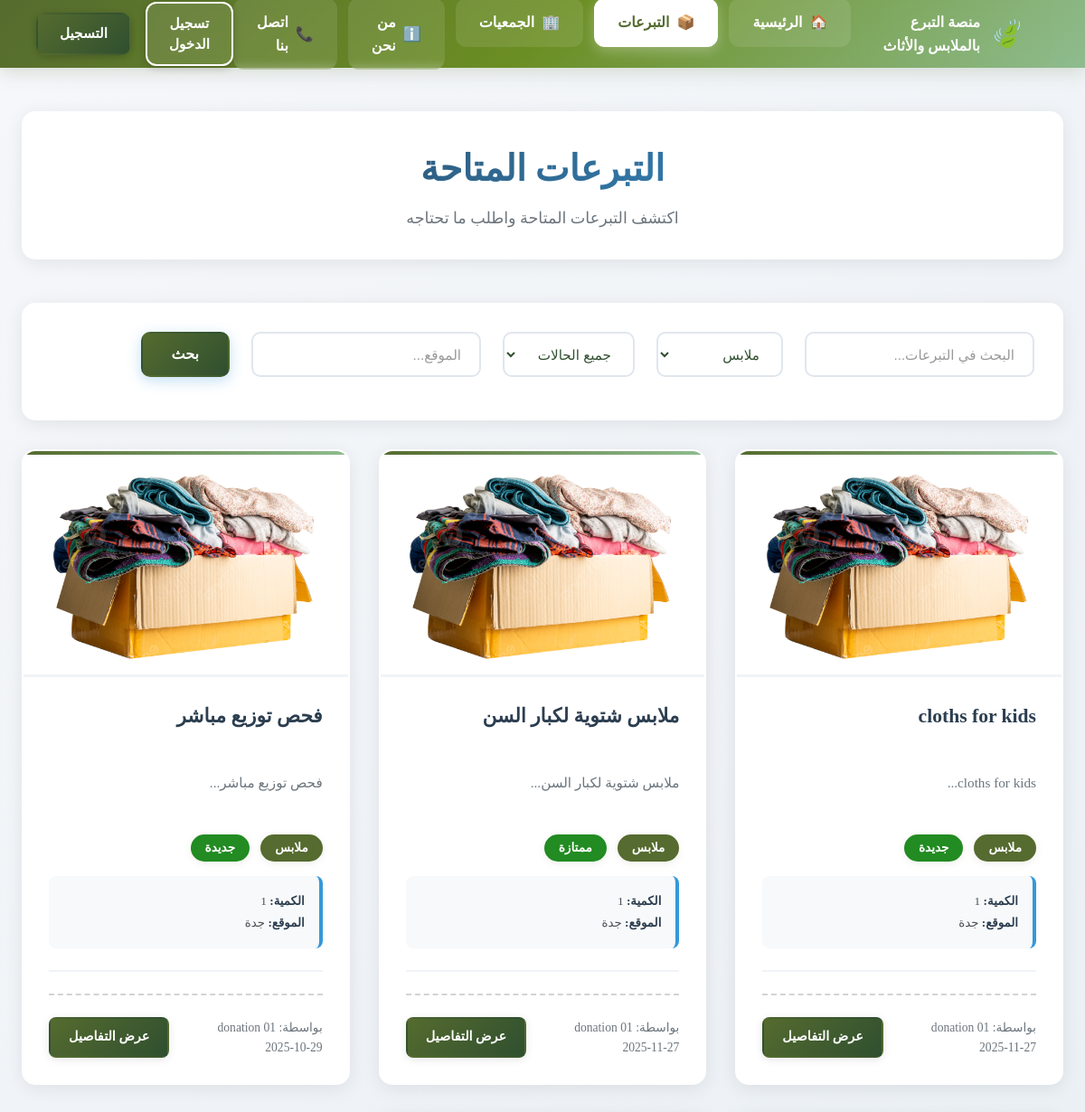
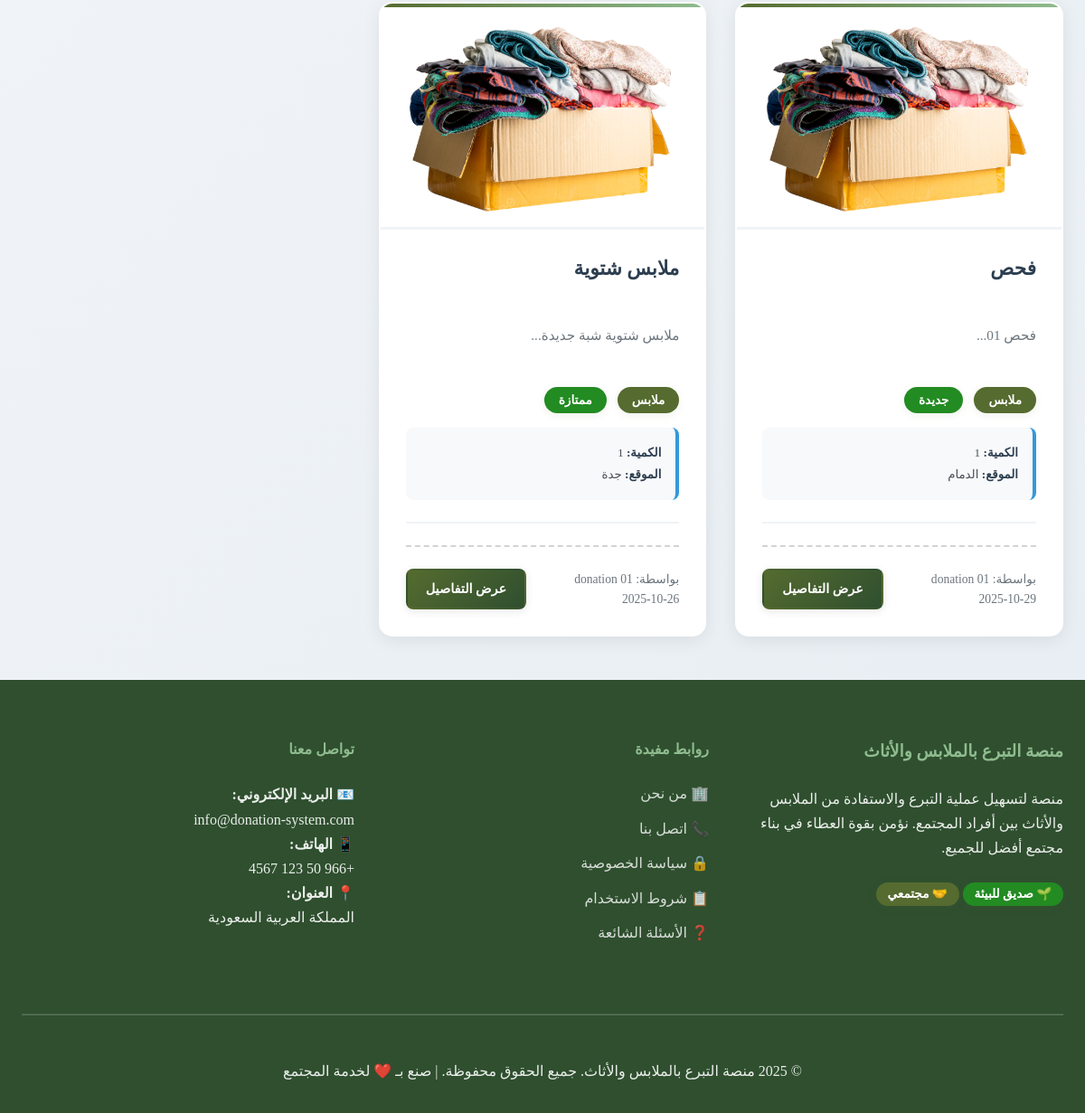
The page /donations.php?category=clothing on the database its author committed (2 pictures, top to bottom).
### tables this page shows
CREATE TABLE `donations` (
  `id` int NOT NULL,
  `donor_id` int NOT NULL,
  `beneficiary_id` int DEFAULT NULL,
  `charity_id` int DEFAULT NULL,
  `title` varchar(100) NOT NULL,
  `description` text,
  `category` enum('clothing','furniture','electronics','other') NOT NULL,
  `condition_item` enum('new','excellent','good','fair') NOT NULL,
  `quantity` int DEFAULT '1',
  `images` text,
  `pickup_location` text,
  `delivery_method` enum('pickup','delivery','both') NOT NULL,
  `status` enum('pending_charity_approval','available','reserved','with_charity','delivered','completed','cancelled') DEFAULT 'pending_charity_approval',
  `received_by_charity_at` timestamp NULL DEFAULT NULL,
  `charity_approved_at` timestamp NULL DEFAULT NULL,
  `delivered_to_beneficiary_at` timestamp NULL DEFAULT NULL,
  `charity_notes` text,
  `charity_approval_notes` text,
  `created_at` timestamp NULL DEFAULT CURRENT_TIMESTAMP,
  `updated_at` timestamp NULL DEFAULT CURRENT_TIMESTAMP ON UPDATE CURRENT_TIMESTAMP
);

CREATE TABLE `users` (
  `id` int NOT NULL,
  `username` varchar(50) NOT NULL,
  `email` varchar(100) NOT NULL,
  `password` varchar(255) NOT NULL,
  `full_name` varchar(100) NOT NULL,
  `phone` varchar(15) DEFAULT NULL,
  `address` text,
  `user_type` enum('donor','beneficiary','charity','admin') NOT NULL,
  `status` enum('active','inactive','pending') DEFAULT 'active',
  `created_at` timestamp NULL DEFAULT CURRENT_TIMESTAMP,
  `updated_at` timestamp NULL DEFAULT CURRENT_TIMESTAMP ON UPDATE CURRENT_TIMESTAMP
);

### config.php (called while the page is built, shortened)
<?php
class Database {
    private static $instance = null;
    private $connection;
    private function __construct() {
        try {
            $dsn = "mysql:host=" . DB_HOST . ";dbname=" . DB_NAME . ";charset=" . DB_CHARSET;
            $this->connection = new PDO($dsn, DB_USER, DB_PASS, [
                PDO::ATTR_ERRMODE => PDO::ERRMODE_EXCEPTION,
                PDO::ATTR_DEFAULT_FETCH_MODE => PDO::FETCH_ASSOC,
                PDO::ATTR_EMULATE_PREPARES => false
            ]);
        } catch (PDOException $e) {
            die("فشل الاتصال بقاعدة البيانات: " . $e->getMessage());
        }
    }
    public static function getInstance() {
        if (self::$instance === null) {
            self::$instance = new self();
        }
        return self::$instance;
    }
    public function prepare($sql) {
        return $this->connection->prepare($sql);
    }
}
function escape($string) {
    return htmlspecialchars($string, ENT_QUOTES, 'UTF-8');
}
?>

### donations.php (the view, shortened to what this page needs)
<?php
require_once 'config.php';
$db = Database::getInstance();
$search = $_GET['search'] ?? '';
$category = $_GET['category'] ?? '';
$location = $_GET['location'] ?? '';
$whereConditions = ["(d.status = 'available' OR d.status = 'with_charity')"];
$params = [];
if (!empty($category)) {
    $whereConditions[] = "d.category = ?";
    $params[] = $category;
}
$whereClause = implode(' AND ', $whereConditions);
$sql = "
    SELECT d.*, u.full_name as donor_name, u.user_type
    FROM donations d
    JOIN users u ON d.donor_id = u.id
    WHERE $whereClause
    ORDER BY d.created_at DESC
";
$stmt = $db->prepare($sql);
$stmt->execute($params);
$donations = $stmt->fetchAll();
require_once 'includes/header.php';
?>
    <section class="donations-page" style="padding: 2rem 0; min-height: 70vh;">
        <div class="container">
            <div class="page-header mb-4">
                <h1 style="color: var(--primary-color); margin-bottom: 0.5rem;">التبرعات المتاحة</h1>
                <p class="text-muted">اكتشف التبرعات المتاحة واطلب ما تحتاجه</p>
            </div>
            <div class="search-filters mb-4">
                <form method="GET" class="row">
                    <div class="col-3 col-sm-12 mb-3">
                        <input type="text" name="search" class="form-control"
                               placeholder="البحث في التبرعات..."
                               value="<?php echo escape($search); ?>">
                    </div>
                    <div class="col-2 col-sm-12 mb-3">
                        <select name="category" class="form-control form-select">
                            <option value="clothing" <?php echo $category === 'clothing' ? 'selected' : ''; ?>>ملابس</option>
                        </select>
                    </div>
                    <div class="col-2 col-sm-12 mb-3">
                        <select name="condition" class="form-control form-select">
                            <option value="">جميع الحالات</option>
                        </select>
                    </div>
                    <div class="col-3 col-sm-12 mb-3">
                        <input type="text" name="location" class="form-control"
                               placeholder="الموقع..."
                               value="<?php echo escape($location); ?>">
                    </div>
                    <div class="col-2 col-sm-12 mb-3">
                        <button type="submit" class="btn btn-primary w-100">بحث</button>
                    </div>
                </form>
            </div>
            <?php if (!empty($donations)): ?>
                <div class="donations-grid">
                    <?php foreach ($donations as $donation): ?>
                            <div class="card donation-item">
                                <?php
                                $images = json_decode($donation['images'], true);
                                $firstImage = !empty($images) ? $images[0] : 'images/default-donation.jpg';
                                ?>
                                <img src="<?php echo escape($firstImage); ?>"
                                     alt="<?php echo escape($donation['title']); ?>"
                                     class="donation-image">
                                <div class="donation-content">
                                    <h3 class="donation-title"><?php echo escape($donation['title']); ?></h3>
                                    <p class="text-muted mb-2">
                                        <?php echo escape(substr($donation['description'], 0, 100)); ?>...
                                    </p>
                                    <div class="donation-details mb-3">
                                        <div class="mb-2">
                                            <span class="badge badge-primary">
                                                <?php
                                                $categoryLabels = [
                                                    'clothing' => 'ملابس',
                                                    'furniture' => 'أثاث',
                                                    'electronics' => 'إلكترونيات',
                                                    'other' => 'أخرى'
                                                ];
                                                echo $categoryLabels[$donation['category']] ?? $donation['category'];
                                                ?>
                                            </span>
                                            <span class="badge badge-success">
                                                <?php
                                                $conditionLabels = [
                                                    'new' => 'جديدة',
                                                    'excellent' => 'ممتازة',
                                                    'good' => 'جيدة',
                                                    'fair' => 'مقبولة'
                                                ];
                                                echo $conditionLabels[$donation['condition_item']] ?? $donation['condition_item'];
                                                ?>
                                            </span>
                                        </div>
                                        <div class="text-muted">
                                            <small>
                                                <strong>الكمية:</strong> <?php echo $donation['quantity']; ?><br>
                                                <strong>الموقع:</strong> <?php echo escape($donation['pickup_location']); ?>
                                            </small>
                                        </div>
                                    </div>
                                    <div class="donation-meta">
                                        <small class="text-muted">
                                            بواسطة: <?php echo escape($donation['donor_name']); ?><br>
                                            <?php echo date('Y-m-d', strtotime($donation['created_at'])); ?>
                                        </small>
                                        <div>
                                            <a href="donation-details.php?id=<?php echo $donation['id']; ?>"
                                               class="btn btn-primary btn-sm">
                                                عرض التفاصيل
                                            </a>
                                        </div>
                                    </div>
                                </div>
                            </div>
                        <?php endforeach; ?>
                </div>
            <?php endif; ?>
        </div>
    </section>
<?php require_once 'includes/footer.php'; ?>

### style.css (style rules this page uses)
:root { --primary-color: #556b2f; --secondary-color: #8fbc8f; --success-color: #228b22; --warning-color: #daa520; --danger-color: #dc143c; --info-color: #6b8e23; --light-color: #f5f5dc; --dark-color: #2f4f2f; --text-color: #2f4f2f; --border-color: #d3d3d3; --background-color: #fafaf0; --sidebar-width: 280px; --header-height: 75px; --transition: all 0.3s cubic-bezier(0.4, 0, 0.2, 1); --shadow-sm: 0 2px 8px rgba(85,107,47,0.1); --shadow-md: 0 4px 16px rgba(85,107,47,0.15); --shadow-lg: 0 8px 32px rgba(85,107,47,0.2); --radius: 12px; }
* { margin: 0; padding: 0; box-sizing: border-box; }
body { font-size: 16px; line-height: 1.6; color: var(--text-color); background-color: var(--background-color); direction: rtl; text-align: right; }
.container { width: 100%; max-width: 1400px; margin: 0 auto; padding: 0 1.5rem; }
.row { display: flex; flex-wrap: wrap; margin: 0 -0.75rem; }
[class*="col-"] { padding: 0 0.75rem; }
.col-3 { flex: 0 0 25%; max-width: 25%; }
.card { background: white; border-radius: var(--radius); box-shadow: var(--shadow-sm); overflow: hidden; transition: var(--transition); border: 1px solid var(--border-color); }
.btn { display: inline-flex; align-items: center; justify-content: center; gap: 0.5rem; padding: 0.8rem 2rem; font-size: 1rem; font-weight: 600; text-align: center; text-decoration: none; border: 2px solid transparent; border-radius: var(--radius); cursor: pointer; transition: var(--transition); line-height: 1.5; box-shadow: var(--shadow-sm); }
.btn-primary { background: linear-gradient(135deg, var(--primary-color), var(--dark-color)); color: white; }
.btn-sm { padding: 0.5rem 1.25rem; font-size: 0.9rem; }
.badge { display: inline-flex; align-items: center; padding: 0.4rem 0.8rem; font-size: 0.85rem; font-weight: 700; line-height: 1; text-align: center; white-space: nowrap; border-radius: 25px; box-shadow: var(--shadow-sm); }
.badge-primary { background: var(--primary-color); color: white; }
.badge-success { background: var(--success-color); color: white; }
.text-muted { color: #6c757d; }
.mb-2 { margin-bottom: 0.5rem; }
.mb-3 { margin-bottom: 1rem; }
.mb-4 { margin-bottom: 1.5rem; }
.w-100 { width: 100%; }
.donation-item { display: flex; flex-direction: column; height: 100%; background: white; border: 1px solid var(--border-color); border-radius: var(--radius); overflow: hidden; box-shadow: var(--shadow-sm); transition: var(--transition); position: relative; }
.donation-item::before { content: ""; position: absolute; top: 0; left: 0; width: 100%; height: 4px; background: linear-gradient(90deg, var(--primary-color), var(--secondary-color)); }
.donation-image { width: 100%; height: 220px; object-fit: cover; border-bottom: 1px solid var(--border-color); transition: var(--transition); }
.donation-content { padding: 1.5rem; flex-grow: 1; display: flex; flex-direction: column; }
.donation-title { font-size: 1.4rem; margin-bottom: 1rem; color: var(--primary-color); font-weight: 700; }
.donation-details { display: flex; gap: 0.8rem; margin-bottom: 1.5rem; flex-wrap: wrap; }
.donation-meta { margin-top: auto; display: flex; justify-content: space-between; align-items: center; padding-top: 1.5rem; border-top: 2px dashed var(--border-color); }
@media (min-width: 769px) { .donation-content > p, .donation-details, .donation-meta small { display: block; } }
@media (min-width: 769px) { .donation-meta { padding-top: 1.5rem; border-top: 2px dashed var(--border-color); } }
@media (min-width: 769px) { .donation-meta .btn { width: auto; } }
.form-control, .form-select { width: 100%; padding: 0.75rem 1rem; font-size: 1rem; line-height: 1.5; color: var(--text-color); background-color: white; border: 2px solid var(--border-color); border-radius: var(--radius); transition: var(--transition); }
.form-control::placeholder { color: #999; }

### rows shown on the page
donations: title "cloths for kids", description "cloths for kids", category "ملابس", condition_item "جديدة", quantity "1", pickup_location "جدة", donor.full_name "donation 01", created_at "2025-11-27"
donations: title "ملابس شتوية لكبار السن", description "ملابس شتوية لكبار السن", category "ملابس", condition_item "ممتازة", quantity "1", pickup_location "جدة", donor.full_name "donation 01", created_at "2025-11-27"
donations: title "فحص توزيع مباشر", description "فحص توزيع مباشر", category "ملابس", condition_item "جديدة", quantity "1", pickup_location "جدة", donor.full_name "donation 01", created_at "2025-10-29"
donations: title "فحص", description "فحص 01", category "ملابس", condition_item "جديدة", quantity "1", pickup_location "الدمام", donor.full_name "donation 01", created_at "2025-10-29"
donations: title "ملابس شتوية", description "ملابس شتوية شبة جديدة", category "ملابس", condition_item "ممتازة", quantity "1", pickup_location "جدة", donor.full_name "donation 01", created_at "2025-10-26"

### other values the page prints
SITE_NAME "منصة التبرع بالملابس والأثاث"
$item['label'] "الرئيسية"
$item['label'] "التبرعات"
$item['label'] "الجمعيات"
$item['label'] "من نحن"
$item['label'] "اتصل بنا"
